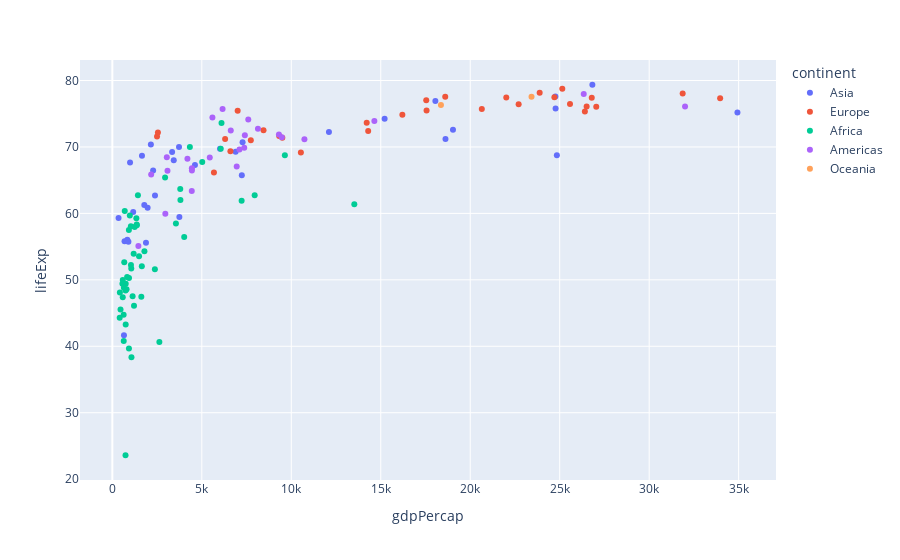

The cell this chart's notebook holds for it:
### Markdown cell above
### Plot Life Expectency vs GDP Per Capita

### Code cell
country_data1992 = country_data.query('year == 1992')

# create scatter plot 
fig = px.scatter(country_data1992, x='gdpPercap', y='lifeExp',color='continent')
fig.show()

### Figure 1 — Plotly figure (JSON) as saved in the notebook; plotly's stock layout.template omitted (floating-point values rounded to 4 significant figures)
{"data": [{"hovertemplate": "continent=Asia<br>gdpPercap=%{x}<br>lifeExp=%{y}<extra></extra>", "legendgroup": "Asia", "marker": {"color": "#636efa", "symbol": "circle"}, "mode": "markers", "name": "Asia", "orientation": "v", "showlegend": true, "type": "scatter", "x": [649.3, 19040.0, 837.8, 682.3, 1656.0, 24760.0, 1164.0, 2383.0, 7236.0, 3746.0, 18050.0, 26820.0, 3432.0, 3726.0, 12100.0, 34930.0, 6891.0, 7278.0, 1785.0, 347, 897.7, 18620.0, 1972.0, 2279.0, 24840.0, 24770.0, 2154.0, 3341.0, 15220.0, 4617.0, 989.0, 6018.0, 1879.0], "xaxis": "x", "y": [41.67, 72.6, 56.02, 55.8, 68.69, 77.6, 60.22, 62.68, 65.74, 59.46, 76.93, 79.36, 68.02, 69.98, 72.24, 75.19, 69.29, 70.69, 61.27, 59.32, 55.73, 71.2, 60.84, 66.46, 68.77, 75.79, 70.38, 69.25, 74.26, 67.3, 67.66, 69.72, 55.6], "yaxis": "y"}, {"hovertemplate": "continent=Europe<br>gdpPercap=%{x}<br>lifeExp=%{y}<extra></extra>", "legendgroup": "Europe", "marker": {"color": "#EF553B", "symbol": "circle"}, "mode": "markers", "name": "Europe", "orientation": "v", "showlegend": true, "type": "scatter", "x": [2497.0, 27040.0, 25580.0, 2547.0, 6303.0, 8448.0, 14300.0, 26410.0, 20650.0, 24700.0, 26510.0, 17540.0, 10540.0, 25140.0, 17560.0, 22010.0, 7003.0, 26790.0, 33970.0, 7739.0, 16210.0, 6598.0, 9325.0, 9498.0, 14210.0, 18600.0, 23880.0, 31870.0, 5678.0, 22710.0], "xaxis": "x", "y": [71.58, 76.04, 76.46, 72.18, 71.19, 72.53, 72.4, 75.33, 75.7, 77.46, 76.07, 77.03, 69.17, 78.77, 75.47, 77.44, 75.44, 77.42, 77.32, 70.99, 74.86, 69.36, 71.66, 71.38, 73.64, 77.57, 78.16, 78.03, 66.15, 76.42], "yaxis": "y"}, {"hovertemplate": "continent=Africa<br>gdpPercap=%{x}<br>lifeExp=%{y}<extra></extra>", "legendgroup": "Africa", "marker": {"color": "#00cc96", "symbol": "circle"}, "mode": "markers", "name": "Africa", "orientation": "v", "showlegend": true, "type": "scatter", "x": [5023.0, 2628.0, 1191.0, 7954.0, 931.8, 631.7, 1793.0, 747.9, 1058.0, 1247.0, 457.7, 4016.0, 1648.0, 2377.0, 3795.0, 1132.0, 582.9, 421.4, 13520.0, 665.6, 925.1, 794.3, 745.5, 1342.0, 977.5, 636.6, 9640.0, 1041.0, 563.2, 739.0, 1361.0, 6058.0, 2948.0, 410.9, 3805.0, 581.2, 1620.0, 6101.0, 737.1, 1429.0, 1368.0, 1069.0, 927.0, 7225.0, 1492.0, 3553.0, 825.7, 1034.0, 4333.0, 644.2, 1211.0, 693.4], "xaxis": "x", "y": [67.74, 40.65, 53.92, 62.74, 50.26, 44.74, 54.31, 49.4, 51.72, 57.94, 45.55, 56.43, 52.04, 51.6, 63.67, 47.55, 49.99, 48.09, 61.37, 52.64, 57.5, 48.58, 43.27, 59.28, 59.69, 40.8, 68.75, 52.21, 49.42, 48.39, 58.33, 69.75, 65.39, 44.28, 62.0, 47.39, 47.47, 73.61, 23.6, 62.74, 58.2, 38.33, 39.66, 61.89, 53.56, 58.47, 50.44, 58.06, 70.0, 48.83, 46.1, 60.38], "yaxis": "y"}, {"hovertemplate": "continent=Americas<br>gdpPercap=%{x}<br>lifeExp=%{y}<extra></extra>", "legendgroup": "Americas", "marker": {"color": "#ab63fa", "symbol": "circle"}, "mode": "markers", "name": "Americas", "orientation": "v", "showlegend": true, "type": "scatter", "x": [9308.0, 2962.0, 6950.0, 26340.0, 7596.0, 5445.0, 6160.0, 5593.0, 3044.0, 7104.0, 4444.0, 4439.0, 1456.0, 3082.0, 7405.0, 9472.0, 2170.0, 6619.0, 4196.0, 4446.0, 14640.0, 7371.0, 32000.0, 8137.0, 10730.0], "xaxis": "x", "y": [71.87, 59.96, 67.06, 77.95, 74.13, 68.42, 75.71, 74.41, 68.46, 69.61, 66.8, 63.37, 55.09, 66.4, 71.77, 71.45, 65.84, 72.46, 68.22, 66.46, 73.91, 69.86, 76.09, 72.75, 71.15], "yaxis": "y"}, {"hovertemplate": "continent=Oceania<br>gdpPercap=%{x}<br>lifeExp=%{y}<extra></extra>", "legendgroup": "Oceania", "marker": {"color": "#FFA15A", "symbol": "circle"}, "mode": "markers", "name": "Oceania", "orientation": "v", "showlegend": true, "type": "scatter", "x": [23420.0, 18360.0], "xaxis": "x", "y": [77.56, 76.33], "yaxis": "y"}], "layout": {"legend": {"title": {"text": "continent"}, "tracegroupgap": 0}, "margin": {"t": 60}, "xaxis": {"anchor": "y", "domain": [0, 1], "title": {"text": "gdpPercap"}}, "yaxis": {"anchor": "x", "domain": [0, 1], "title": {"text": "lifeExp"}}}}
